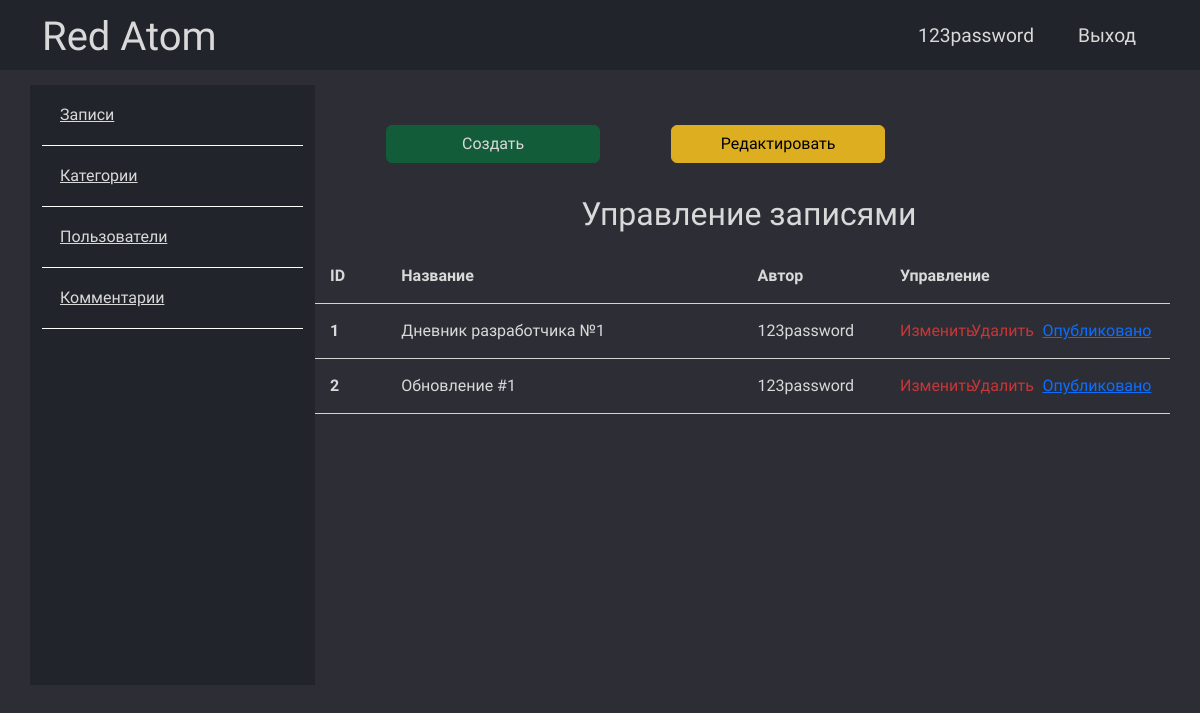
The app's page /admin/posts/index.php (signed in) with its own data.
### tables this page shows
CREATE TABLE `posts` (
  `id` int NOT NULL,
  `id_user` int NOT NULL,
  `title` varchar(255) NOT NULL,
  `img` varchar(255) NOT NULL,
  `content` text NOT NULL,
  `status` tinyint NOT NULL,
  `id_topic` int DEFAULT NULL,
  `created_date` datetime NOT NULL DEFAULT CURRENT_TIMESTAMP
);

CREATE TABLE `users` (
  `id` int NOT NULL,
  `admin` tinyint NOT NULL,
  `blocked` tinyint NOT NULL DEFAULT '0',
  `username` varchar(255) NOT NULL,
  `email` varchar(255) NOT NULL,
  `password` varchar(255) NOT NULL,
  `created` timestamp NOT NULL DEFAULT CURRENT_TIMESTAMP
);

### app/database/db.php (called while the page is built, shortened)
<?php
require('connect.php');
function checkForError($query){
    $errorInfo = $query->errorInfo();
    return true;
}
function selectAllFromPostsWithUsers($table1, $table2){
    global $pdo;
    $sql = "SELECT
    t1.id,
    t1.title,
    t1.img,
    t1.content,
    t1.status,
    t1.id_topic,
    t1.created_date,
    t2.username
     FROM $table1 AS t1 JOIN $table2 AS t2 ON t1.id_user = t2.id";
    $query = $pdo->prepare($sql);
    $query -> execute();
    return $query->fetchAll();
}
?>

### app/controllers/posts.php (called while the page is built, shortened)
<?php
$postsADM = selectAllFromPostsWithUsers('posts', 'users');
?>

### admin/posts/index.php (the view, shortened to what this page needs)
<?php
    include_once "../../app/database/db.php";
    include("../../app/controllers/posts.php");
?>
<!DOCTYPE html>
<html lang="ru">
<head>
    <link rel="stylesheet" href="../../assets/css/admin.css">
    <link href="https://cdn.jsdelivr.net/npm/bootstrap@5.3.0-alpha3/dist/css/bootstrap.min.css" rel="stylesheet"
>
</head>
<body>
    <?php include("../../app/include/header-admin.php"); ?>
    <div class="container content_zone">
        <?php include "../../app/include/sidebar-admin.php"; ?>
        <div class="posts col-9">
            <div class="button row">
                <span class="col-1"></span>
                <a href="<?php echo BASE_URL . "admin/posts/create.php";?>" class="col-3 btn btn-success green-btn">Создать</a>
                <span class="col-1"></span>
                <a href="<?php echo BASE_URL . "admin/posts/index.php";?>" class="col-3 btn btn-warning edit-btn">Редактировать</a>
            </div>
            <div class="row title-table">
                <h2>Управление записями</h2>
                <div class="col-1 text">ID</div>
                <div class="col-5 text">Название</div>
                <div class="col-2 text">Автор</div>
                <div class="col-4 text">Управление</div>
            </div>
            <?php foreach($postsADM as $key => $post):?>
            <div class="row post">
                <div class="id col-1 text"><?=$key +1;?></div>
                <div class="title col-5 text"><?=$post['title'];?></div>
                <div class="author col-2 text"><?=$post['username'];?></div>
                <div class="red col-1"><a href="edit.php?id=<?=$post['id'];?>">Изменить</a></div>
                <div class="del col-1"><a href="edit.php?delete_id=<?=$post['id'];?>">Удалить</a></div>
                <?php if($post['status']): ?>
                    <div class="status col-2"><a href="edit.php?publish=0&pub_id=<?=$post['id'];?>">Опубликовано</a></div>
                <?php else:?>
                    <div class="status col-2"><a href="edit.php?publish=1&pub_id=<?=$post['id'];?>">В черновике</a></div>
                <?php endif;?>
            </div>
            <?php endforeach;?>
        </div>
    </div>
    </div>
</body>

### assets/css/admin.css (style rules this page uses)
:root { --mainColor: #2D2D35; --additionalColor: #22242B; --actionProjectColor: #C83636; --headerColor: #E0E6F0; --textColor: #D9D9D9; --standardButtonBorderColor: #3F424A; --standardButtonBackgroundColor: #24252B; --backgroundTextProjectColor: #F9ECEC; }
* { font-family: 'Work Sans'; }
html, h1, h2, h3, h4, h5, h6 { color: var(--textColor) !important; }
body { background: var(--mainColor) !important; }
a { text-decoration: none; color: inherit; }
.content_zone { margin: 15px 0px; }
.posts { height: 100%; padding: 40px 100px 100px; }
.posts h2 { text-align: center; margin: 2rem 0 1rem 0.4rem; }
.posts .title-table div { padding: 15px; text-align: left; border-bottom: 1px solid #d3d3d3; font-weight: 700; }
.posts .post div { padding: 15px; text-align: left; border-bottom: 1px solid #d3d3d3; }
.posts .post .red a { text-decoration: none; color: var(--actionProjectColor); }
.posts .post .del a { color: var(--actionProjectColor); text-decoration: none; }
.posts .post .id { font-weight: bold; }
.text { color: var(--textColor) !important; }
.green-btn { color: var(--textColor) !important; background: hwb(152 7% 64%) !important; border-color: hwb(152 7% 64%) !important; }
.edit-btn { background: #ddae20 !important; border-color: #ddae20 !important; }

### records on screen
posts: title "Дневник разработчика №1", id_user.username "123password"
posts: title "Обновление #1", id_user.username "123password"

### other values on screen
$_SESSION['login'] "123password"
